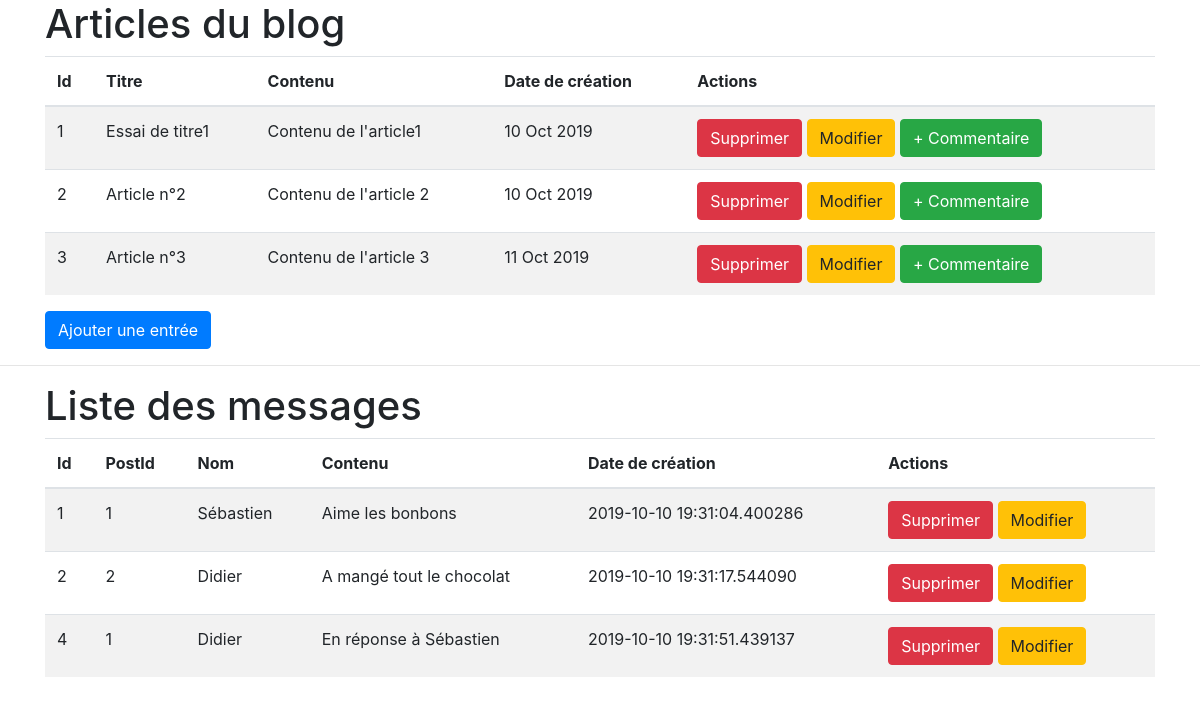
/blog, run on an earlier commit of the app's database.
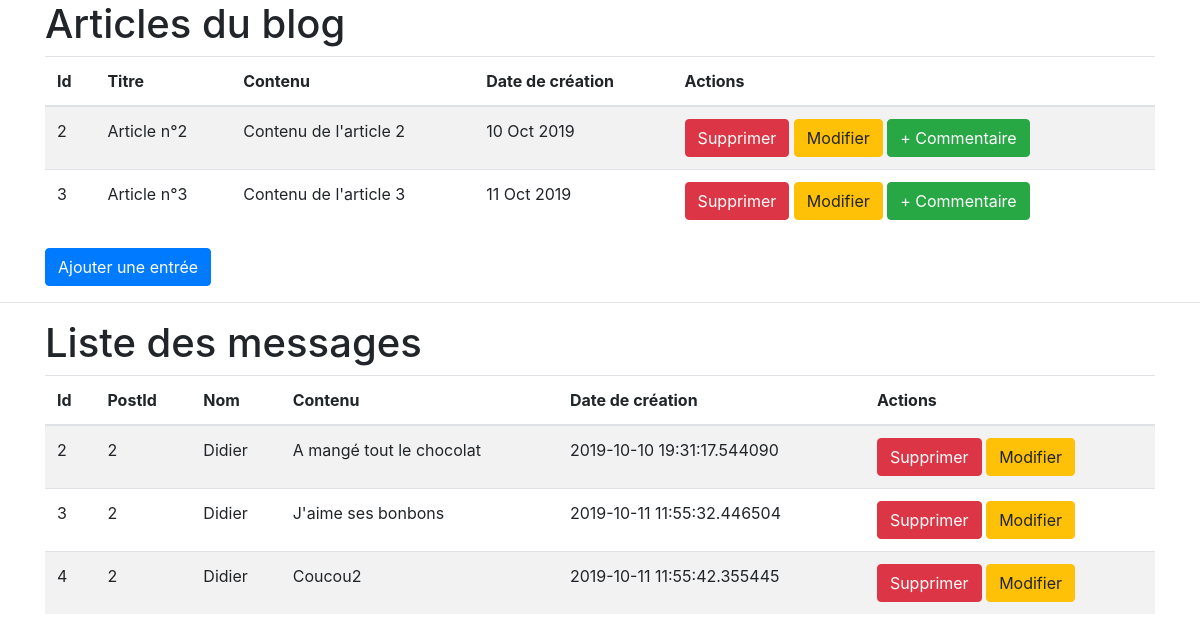
And on a later commit of the database.
### classes/post.py (models this page shows, shortened)
class Post(db.Model):
    id = db.Column(db.Integer, primary_key=True)
    title = db.Column(db.String(80), nullable=False)
    content = db.Column(db.String(120), nullable=False)
    created_at = db.Column(db.DateTime, nullable=False,default=datetime.utcnow)
    comments = db.relationship(Comment, backref='Post', lazy=True,passive_deletes=True)

### classes/comment.py (models this page shows, shortened)
class Comment(db.Model):
    post_id = db.Column(db.Integer, db.ForeignKey('post.id', ondelete='CASCADE'), nullable=False)
    id = db.Column(db.Integer, primary_key=True,nullable=False)
    name = db.Column(db.String(80), nullable=False)
    content = db.Column(db.String(120), nullable=False)
    created_at = db.Column(db.DateTime, nullable=False,default=datetime.utcnow)

### app.py (the view)
@app.route('/blog')
def blog():
    posts = Post.query.all()
    comments = Comment.query.all()
    return render_template('blog.html', posts=posts, comments=comments)

### templates/blog.html (shortened to what this page needs)
<!DOCTYPE html>
<html lang="en">
<head>
     <link rel="stylesheet" href="https://stackpath.bootstrapcdn.com/bootstrap/4.3.1/css/bootstrap.min.css"
>
</head>
<body>
<div class="container">
    <h1 class="expanded">Articles du blog</h1>
    <table class="table table-striped">
        <thead>
        <tr>
            <th scope="col-lg">Id</th>
            <th scope="col-lg">Titre</th>
            <th scope="col-lg">Contenu</th>
            <th scope="col-lg">Date de création</th>
            <th scope="col-lg">Actions</th>
        </tr>
        </thead>
        <tbody>
        {% for item in posts %}
            <tr>
                <td>{{ item.id }}</td>
                <td>{{ item.title }}</td>
                <td>{{ item.content }}</td>
                <td>{{ item.created_at.strftime('%d %b %Y') }}</td>
                <td>
                    <a class="btn btn-danger" href="blog/post/delete/{{ item.id }}">Supprimer</a>
                    <a class="btn btn-warning" href="blog/post/edit/{{ item.id }}">Modifier</a>
                    <a class="btn btn-success" href="/blog/comment/add/{{ item.id }}">+ Commentaire</a>
                </td>
            </tr>
        {% endfor %}
        </tbody>
    </table>
    <a class="btn btn-primary" href="/blog/post/add">Ajouter une entrée</a>
</div>
<hr>
<div class="container">
    <h1>Liste des messages</h1>
    <table class="table table-striped">
        <thead>
        <tr>
            <th scope="col-lg">Id</th>
            <th scope="col-lg">PostId</th>
            <th scope="col-lg">Nom</th>
            <th scope="col-lg">Contenu</th>
            <th scope="col-lg">Date de création</th>
            <th scope="col-lg">Actions</th>
        </tr>
        </thead>
        <tbody>
        {% for item in comments %}
            <tr>
                <td>{{ item.id }}</td>
                <td>{{ item.post_id }}</td>
                <td>{{ item.name }}</td>
                <td>{{ item.content }}</td>
                <td>{{ item.created_at }}</td>
                <td>
                    <a class="btn btn-danger" href="blog/comment/delete/{{ item.id }}">Supprimer</a>
                    <a class="btn btn-warning" href="blog/comment/edit/{{ item.id }}">Modifier</a>
                </td>
            </tr>
        {% endfor %}
        </tbody>
    </table>
</div>
</body>
</html>

What changed in the data, as far as the page shows it:
removed Post: id "1", title "Essai de titre1", content "Contenu de l'article1", created_at "10 Oct 2019"
removed Comment: id "1", post_id "1", name "Sébastien", content "Aime les bonbons", created_at "2019-10-10 19:31:04.400286"
added Comment: id "3", post_id "2", name "Didier", content "J'aime ses bonbons", created_at "2019-10-11 11:55:32.446504"
changed Comment id 4: post_id "1" → "2"; content "En réponse à Sébastien" → "Coucou2"; created_at "2019-10-10 19:31:51.439137" → "2019-10-11 11:55:42.355445"
